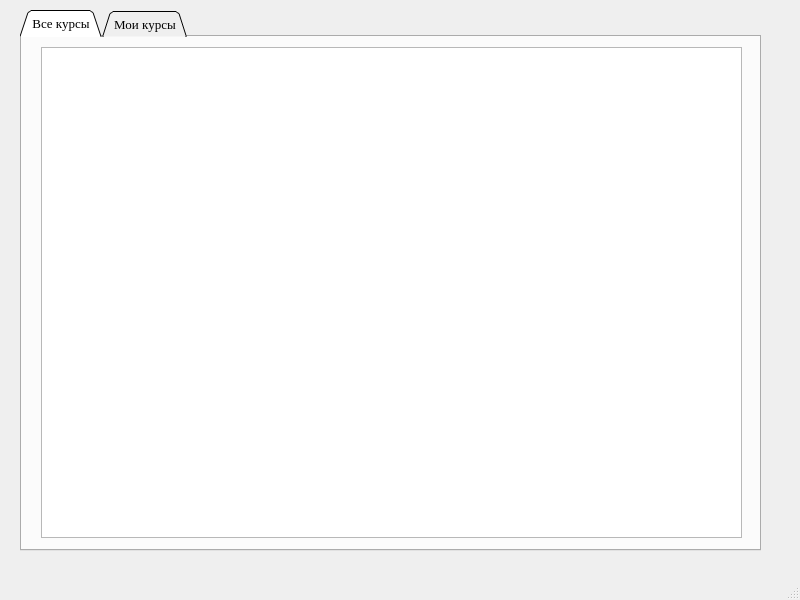
<?xml version="1.0" encoding="UTF-8"?>
<ui version="4.0">
 <class>MainWindow</class>
 <widget class="QMainWindow" name="MainWindow">
  <property name="geometry">
   <rect>
    <x>0</x>
    <y>0</y>
    <width>800</width>
    <height>600</height>
   </rect>
  </property>
  <property name="sizePolicy">
   <sizepolicy hsizetype="Maximum" vsizetype="Maximum">
    <horstretch>0</horstretch>
    <verstretch>0</verstretch>
   </sizepolicy>
  </property>
  <property name="windowTitle">
   <string>[DLS] Курсы</string>
  </property>
  <widget class="QWidget" name="centralwidget">
   <widget class="QTabWidget" name="tabWidget">
    <property name="geometry">
     <rect>
      <x>20</x>
      <y>10</y>
      <width>741</width>
      <height>541</height>
     </rect>
    </property>
    <property name="sizePolicy">
     <sizepolicy hsizetype="Maximum" vsizetype="Maximum">
      <horstretch>0</horstretch>
      <verstretch>0</verstretch>
     </sizepolicy>
    </property>
    <property name="font">
     <font>
      <family>Times New Roman</family>
      <pointsize>10</pointsize>
     </font>
    </property>
    <property name="tabPosition">
     <enum>QTabWidget::North</enum>
    </property>
    <property name="tabShape">
     <enum>QTabWidget::Triangular</enum>
    </property>
    <property name="currentIndex">
     <number>0</number>
    </property>
    <widget class="QWidget" name="tab">
     <attribute name="title">
      <string>Все курсы</string>
     </attribute>
     <widget class="QWidget" name="verticalLayoutWidget">
      <property name="geometry">
       <rect>
        <x>19</x>
        <y>10</y>
        <width>701</width>
        <height>491</height>
       </rect>
      </property>
      <layout class="QVBoxLayout" name="verticalLayout">
       <item>
        <widget class="QTableWidget" name="tableWidget"/>
       </item>
      </layout>
     </widget>
    </widget>
    <widget class="QWidget" name="tab_2">
     <attribute name="title">
      <string>Мои курсы</string>
     </attribute>
     <widget class="QWidget" name="verticalLayoutWidget_2">
      <property name="geometry">
       <rect>
        <x>10</x>
        <y>10</y>
        <width>701</width>
        <height>491</height>
       </rect>
      </property>
      <layout class="QVBoxLayout" name="verticalLayout_2">
       <item>
        <widget class="QTableWidget" name="tableWidget_2"/>
       </item>
      </layout>
     </widget>
    </widget>
   </widget>
  </widget>
  <widget class="QMenuBar" name="menubar">
   <property name="geometry">
    <rect>
     <x>0</x>
     <y>0</y>
     <width>800</width>
     <height>26</height>
    </rect>
   </property>
  </widget>
  <widget class="QStatusBar" name="statusbar"/>
 </widget>
 <resources/>
 <connections/>
</ui>
